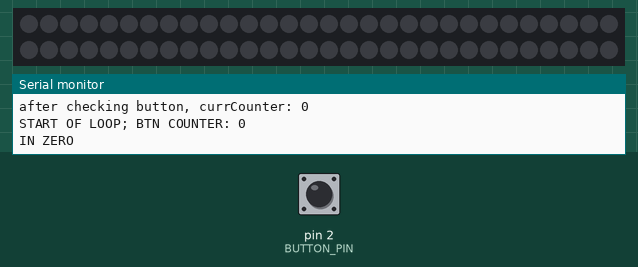
The sketch below on a simulated Arduino Uno, built with avr-gcc and run on an emulated ATmega328P. On the bench: 60 RGB LEDs in strip order, left to right, continuing on the next row, the last lines printed to the serial monitor. Inputs (shaded band) come from the test bench; at power-on: pin 2 (BUTTON_PIN) LOW. Dim RGB values are drawn brighter than linear; random numbers use the default seed unless the sketch sets one.

Above: at 8.4 s.
8.5 s: pin 2 (BUTTON_PIN) pulled HIGH for 3 s
13.0 s: pin 2 (BUTTON_PIN) pulled HIGH for 3 s
At 15.81 s:
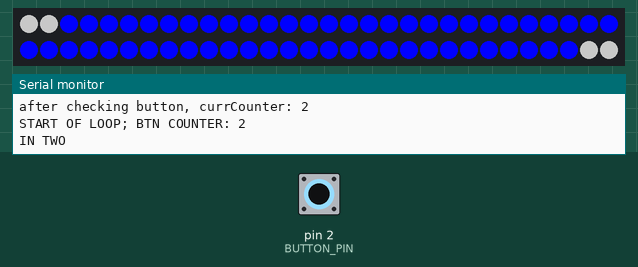
21.3 s: pin 2 (BUTTON_PIN) pulled HIGH for 3 s
At 22.63 s:
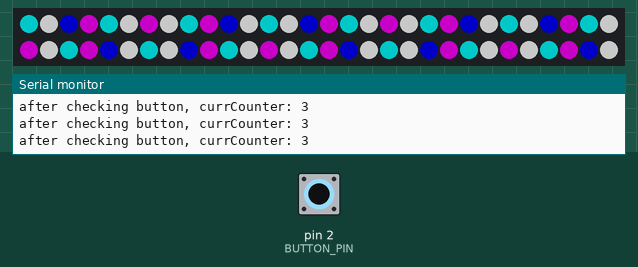
25.8 s: pin 2 (BUTTON_PIN) pulled HIGH for 3 s
At 27.31 s:
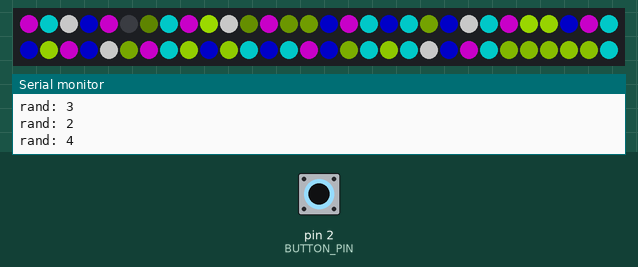
30.3 s: pin 2 (BUTTON_PIN) pulled HIGH for 3 s
At 33.9 s:
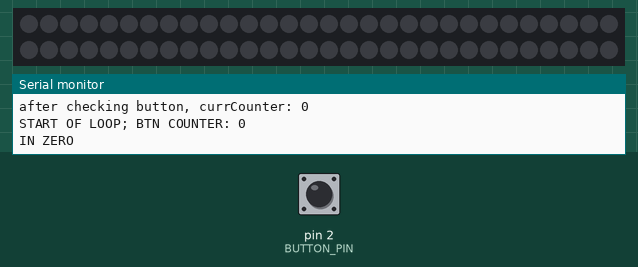

The sketch:

butterflyLed.ino
```cpp
/**
 * LED STRIP PROJECT FOR BUTTERFLY WING HALLOWEEN COSTUME :)
 * This code lights up LED strips with different patterns. The different patterns
 * or "modes" are accessed through a simple button connected to an Arduino Uno
 * with a pull-down resistor. The Arduino Uno is powered with a portable cell
 * phone power bank, and the LED strips are additionally connected to a second
 * portable cell phone power bank.
 *
 * Hardware considerations:
 * 1. 2 LED strips: WS2812B Individual Addressable RGB LED Strip Light
 * Programmable LED
 * --> for both strips:
 *     - black to gnd
 *     - red to 5v
 *     - green to 330 ohm resistor to pin7 (or 3 1000 ohm in parallel ;) )
 * --> also, connect 5v to a phone battery charger (you'll need the extra current)
 *     using a usb to bare-wire cable (we got ours at a store called "make it
 *     yourself" or something-- very similar to Micro Center)
 * (YouTube: https://www.youtube.com/watch?v=UhYu0k2woRM )
 *
 * 2. Additional portable power:
 * --> arduino uno through usb to ANOTHER phone battery charger
 *
 * 3. Push-button for switching light modes:
 * --> pin2 to button leg B
 * --> 5v to button leg C
 * --> ground to ~10kohm resistor to button leg D
 * (Arduino button code & circuit diagram: https://www.arduino.cc/en/Tutorial/BuiltInExamples/Button )
 * NOTE: to change modes, you have to wait for when the checkForCounterIncrement
 * function is called. Sometimes this means holding down the button for a second
 * or two.
 */

#include <FastLED.h>
#define LED_PIN     7
#define NUM_LEDS    60
#define BUTTON_PIN  2
#define NUM_MODES   4

CRGB leds[NUM_LEDS];

int buttonPushCounter = 0;   // counter for the number of button presses
int buttonState = 0;         // current state of the button
int lastButtonState = 0;     // previous state of the button

int r = 0;
int g = 0;
int b = 0;

void setup() {
  FastLED.addLeds<WS2812, LED_PIN, GRB>(leds, NUM_LEDS);
  pinMode(BUTTON_PIN, INPUT);
  Serial.begin(9600);
  randomSeed(analogRead(0));
}
void loop() {
  Serial.print("START OF LOOP; BTN COUNTER: ");
  Serial.println(buttonPushCounter);

  if (buttonPushCounter == 0) {
    // MODE: All lights off
    Serial.println("IN ZERO");
    for (int i = 0; i <= NUM_LEDS - 1; i++) {
      leds[i] = CRGB (0, 0, 0);
      FastLED.show();
      delay(40);
    }
    buttonPushCounter = checkForCounterIncrement(buttonPushCounter);

  } else if (buttonPushCounter == 1) {
    // MODE: Rotating colours back and forth across strip
    Serial.println("IN ONE");
    for (int i = 0; i <= NUM_LEDS - 1; i++) {
      leds[i] = CRGB (0, 255, 0);
      FastLED.show();
      delay(40);
    }
    buttonPushCounter = checkForCounterIncrement(buttonPushCounter);
    if (buttonPushCounter == 1) {
      for (int i = NUM_LEDS - 1; i >= 0; i--) {
        leds[i] = CRGB (0, 0, 255);
        FastLED.show();
        delay(40);
      }
    }
    buttonPushCounter = checkForCounterIncrement(buttonPushCounter);
    if (buttonPushCounter == 1) {
      for (int i = 0; i <= NUM_LEDS - 1; i++) {
        leds[i] = CRGB (255, 0, 0);
        FastLED.show();
        delay(40);
      }
    }
    buttonPushCounter = checkForCounterIncrement(buttonPushCounter);
    if (buttonPushCounter == 1) {
      for (int i = NUM_LEDS - 1; i >= 0; i--) {
        leds[i] = CRGB (0, 255, 0);
        FastLED.show();
        delay(40);
      }
    }
    buttonPushCounter = checkForCounterIncrement(buttonPushCounter);
    if (buttonPushCounter == 1) {
      for (int i = 0; i <= NUM_LEDS - 1; i++) {
        leds[i] = CRGB (0, 255, 255);
        FastLED.show();
        delay(40);
      }
    }
    buttonPushCounter = checkForCounterIncrement(buttonPushCounter);
    if (buttonPushCounter == 1) {
      for (int i = NUM_LEDS - 1; i >= 0; i--) {
        leds[i] = CRGB (255, 255, 0);
        FastLED.show();
        delay(40);
      }
    }
    buttonPushCounter = checkForCounterIncrement(buttonPushCounter);

  } else if (buttonPushCounter == 2) {
    // MODE: White lights starting from both ends of the LED strip come to center
    Serial.println("IN TWO");
    for (int i = 0; i <= (NUM_LEDS)/2 - 1; i++) {
      leds[i] = CRGB (100, 100, 100);
      leds[NUM_LEDS - i - 1] = CRGB (100, 100, 100);
      FastLED.show();
      delay(100);
    }
    buttonPushCounter = checkForCounterIncrement(buttonPushCounter);
    if (buttonPushCounter == 2) {
      for (int i = 0; i <= (NUM_LEDS)/2 - 1; i++) {
        leds[i] = CRGB (0, 0, 0);
        leds[NUM_LEDS - i - 1] = CRGB (0, 0, 0);
        FastLED.show();
        delay(100);
      }
    }
    buttonPushCounter = checkForCounterIncrement(buttonPushCounter);

  } else if (buttonPushCounter == 3) {
    // MODE: Four pretty colours move down the LED strips
    Serial.println("IN THREE");
    int del = 200;
    for (int i = 0; i <= NUM_LEDS - 1; i++) {
      if (i%4 == 0) {
        leds[i] = CRGB (100, 100, 100);
      } else if (i%3 == 0) {
        leds[i] = CRGB (0, 100, 100);
      } else if (i%2 == 0) {
        leds[i] = CRGB (100, 0, 100);
      } else {
        leds[i] = CRGB (0, 0, 100);
      }
    }
    FastLED.show();
    delay(del);
    buttonPushCounter = checkForCounterIncrement(buttonPushCounter);
    if (buttonPushCounter == 3) {
      for (int i = 0; i <= NUM_LEDS - 1; i++) {
        if (i%4 == 0) {
          leds[i] = CRGB (0, 0, 100);
        } else if (i%3 == 0) {
          leds[i] = CRGB (100, 100, 100);
        } else if (i%2 == 0) {
          leds[i] = CRGB (0, 100, 100);
        } else {
          leds[i] = CRGB (100, 0, 100);
        }
      }
      FastLED.show();
      delay(del);
    }
    buttonPushCounter = checkForCounterIncrement(buttonPushCounter);
    if (buttonPushCounter == 3) {
      for (int i = 0; i <= NUM_LEDS - 1; i++) {
        if (i%4 == 0) {
          leds[i] = CRGB (100, 0, 100);
        } else if (i%3 == 0) {
          leds[i] = CRGB (0, 0, 100);
        } else if (i%2 == 0) {
          leds[i] = CRGB (100, 100, 100);
        } else {
          leds[i] = CRGB (0, 100, 100);
        }
      }
      FastLED.show();
      delay(del);
    }
    buttonPushCounter = checkForCounterIncrement(buttonPushCounter);
    if (buttonPushCounter == 3) {
      for (int i = 0; i <= NUM_LEDS - 1; i++) {
        if (i%4 == 0) {
          leds[i] = CRGB (0, 100, 100);
        } else if (i%3 == 0) {
          leds[i] = CRGB (100, 0, 100);
        } else if (i%2 == 0) {
          leds[i] = CRGB (0, 0, 100);
        } else {
          leds[i] = CRGB (100, 100, 100);
        }
      }
      FastLED.show();
      delay(del);
    }
    buttonPushCounter = checkForCounterIncrement(buttonPushCounter);

  } else if (buttonPushCounter == 4) {
    // MODE: Randomly change LEDs to rotating colours
    Serial.println("IN FOUR");
    int incR = 5;
    int incG = 7;
    int incB = 3;
    for (int i = 0; i <= NUM_LEDS - 1; i++) {
      int randNum = random(5);
      Serial.print("rand: ");
      Serial.println(randNum);
      if (randNum == 0) {
        leds[i] = CRGB (r, g, 0);
        FastLED.show();
        delay(40);
        if (r < 255 - incR) {
          r = r + incR;
        } else {
          r = 0;
        }
        if (g < 255 - incG) {
          g = g + incG;
        } else {
          g = 0;
        }
        if (b < 255 - incB) {
          b = b + incB;
        } else {
          b = 0;
        }
      }
    }
    buttonPushCounter = checkForCounterIncrement(buttonPushCounter);
    if (buttonPushCounter == 4) {
      for (int i = NUM_LEDS - 1; i >= 0; i--) {
        int randNum = random(5);
        Serial.print("rand: ");
        Serial.println(randNum);
        if (randNum == 0) {
          leds[i] = CRGB (r, g, 0);
          FastLED.show();
          delay(40);
          if (r < 255 - incR) {
            r = r + incR;
          } else {
            r = 0;
          }
          if (g < 255 - incG) {
            g = g + incG;
          } else {
            g = 0;
          }
          if (b < 255 - incB) {
            b = b + incB;
          } else {
            b = 0;
          }
        }
      }
      buttonPushCounter = checkForCounterIncrement(buttonPushCounter);
    }

  } else {
    Serial.println("NOT IN A CORRECT MODE.");
    buttonPushCounter = checkForCounterIncrement(buttonPushCounter);
  }
}

int checkForCounterIncrement(int currCounter) {
  buttonState = digitalRead(BUTTON_PIN);
  // compare the buttonState to its previous state
  if (buttonState != lastButtonState) {
    // if the state has changed, increment the counter
    if (buttonState == HIGH) {
      // if the current state is HIGH then the button went from off to on:

      if (currCounter >= NUM_MODES) {
        currCounter = 0;
      } else if (currCounter < 0) {
        currCounter = 0;
      } else {
        currCounter += 1;
      }
    }
    // else {
    // if the current state is LOW then the button went from on to off:
    //}

    // Delay a little bit to avoid bouncing
    delay(40);
  }

  // save the current state as the last state, for next time through the loop
  lastButtonState = buttonState;
  Serial.print("after checking button, currCounter: ");
  Serial.println(currCounter);
  return currCounter;
}
```
